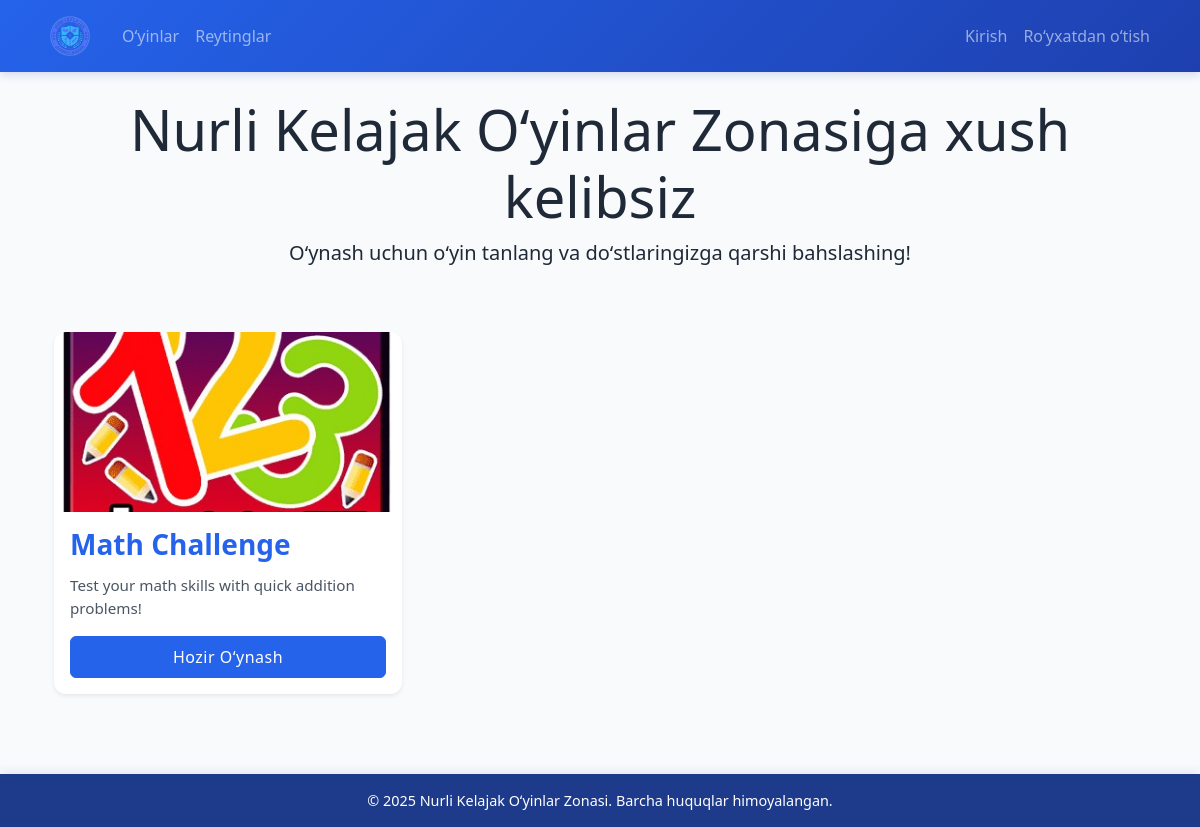
The app's page /, older data.
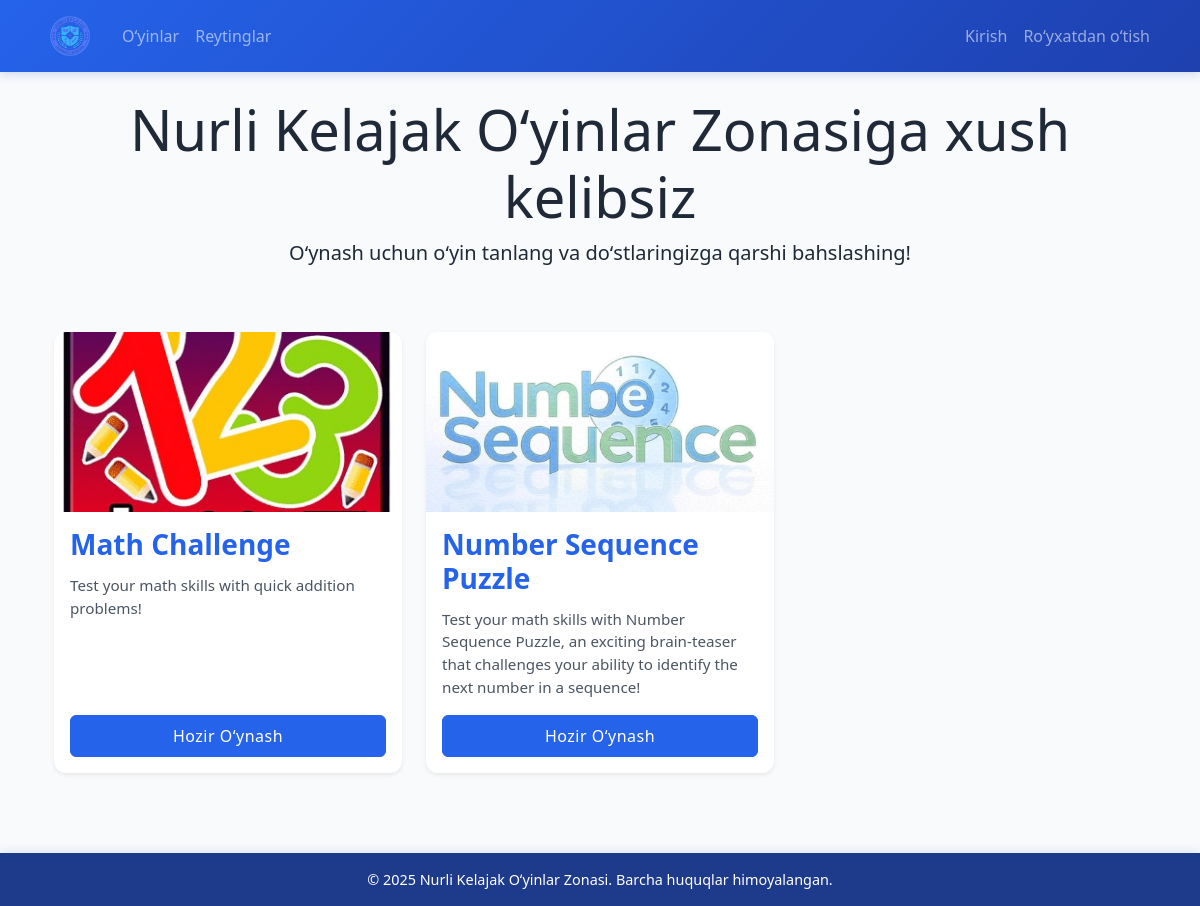
The same page, newer data.
### games/models.py (models this page shows, shortened)
class Game(models.Model):
    name = models.CharField(max_length=100)
    slug = models.SlugField(unique=True)
    description = models.TextField()
    image = models.ImageField(
        upload_to=game_image_upload_path,
        null=True,
        blank=True,
        help_text="Upload game cover image (optimal size: 800x600px)"
    )
    is_active = models.BooleanField(default=True)

### games/views.py (the view)
# urls.py: path('', views.home, name='home'),
def home(request):
    games = Game.objects.filter(is_active=True)
    return render(request, 'games/home.html', {'games': games})

### games/templates/games/home.html (shortened to what this page needs)
{% extends "base.html" %}
{% load static %}
{% block content %}
<div class="container">
    <div class="row mb-5">
        <div class="col-12 text-center">
            <h1 class="display-4">Nurli Kelajak Oʻyinlar Zonasiga xush kelibsiz</h1>
            <p class="lead">Oʻynash uchun oʻyin tanlang va doʻstlaringizga qarshi bahslashing!</p>
        </div>
    </div>
    <div class="row">
        {% for game in games %}
        <div class="col-md-6 col-lg-4 mb-4">
            <div class="game-card card h-100 shadow-sm">
                {% if game.image %}
                    <img src="{{ game.image.url }}" class="game-card-img card-img-top" alt="{{ game.name }}">
                {% else %}
                    <div class="game-card-img-placeholder card-img-top bg-light d-flex align-items-center justify-content-center">
                        <i class="fas fa-gamepad fa-4x text-muted"></i>
                    </div>
                {% endif %}
                <div class="card-body d-flex flex-column">
                    <h3 class="game-card-title card-title">{{ game.name }}</h3>
                    <p class="game-card-description card-text flex-grow-1">{{ game.description }}</p>
                    <a href="{% url 'games:game_detail' game.slug %}" class="btn btn-primary w-100 mt-auto">Hozir Oʻynash</a>
                </div>
            </div>
        </div>
        {% empty %}
        <div class="col-12">
            <div class="alert alert-info text-center">
                Hozircha mavjud oʻyinlar yoʻq. Tez orada yana tekshiring!
            </div>
        </div>
        {% endfor %}
    </div>
</div>
{% endblock %}

### templates/base.html (shortened to what this page needs)
{% load static %}
<!DOCTYPE html>
<html lang="uz">
<head>
    <link href="https://cdn.jsdelivr.net/npm/bootstrap@5.3.0/dist/css/bootstrap.min.css" rel="stylesheet">
    <link rel="stylesheet" href="https://cdnjs.cloudflare.com/ajax/libs/font-awesome/6.0.0/css/all.min.css">
    <link rel="stylesheet" href="{% static 'css/styles.css' %}">
</head>
<body>
    <nav class="navbar navbar-expand-lg navbar-dark">
        <div class="container">
            <a class="navbar-brand" href="{% url 'games:home' %}">
                <img src="{% static 'images/logo.png' %}" alt="Nurli Kelajak Oʻyinlar Zonasi Logotipi" onerror="console.error('Failed to load logo at {% static 'images/logo.png' %}. Check static file path or run collectstatic.')">
            </a>
            <div class="collapse navbar-collapse" id="navbarNav">
                <ul class="navbar-nav me-auto">
                    <li class="nav-item">
                        <a href="{% url 'games:home' %}" class="nav-link">Oʻyinlar</a>
                    </li>
                    <li class="nav-item">
                        <a class="nav-link" href="{% url 'leaderboard:leaderboards_home' %}">Reytinglar</a>
                    </li>
                </ul>
                <ul class="navbar-nav">
                    {% if user.is_authenticated %}
                    <li class="nav-item dropdown">
                        <a class="nav-link dropdown-toggle" href="#" id="navbarDropdown" role="button" data-bs-toggle="dropdown">
                            <i class="fas fa-user-circle me-1"></i> {{ user.username }}
                        </a>
                        <ul class="dropdown-menu">
                            <li><a class="dropdown-item" href="{% url 'accounts:profile' %}">
                                <i class="fas fa-user me-2"></i>Profil
                            </a></li>
                            <li><a class="dropdown-item" href="{% url 'accounts:change_password' %}">
                                <i class="fas fa-key me-2"></i>Parolni oʻzgartirish
                            </a></li>
                            <li><hr class="dropdown-divider"></li>
                            <li>
                                <form class="logout-form" action="{% url 'logout' %}" method="post">
                                    {% csrf_token %}
                                    <button type="submit" class="dropdown-item">
                                        <i class="fas fa-sign-out-alt me-2"></i> Chiqish
                                    </button>
                                </form>
                            </li>
                        </ul>
                    </li>
                    {% else %}
                    <li class="nav-item">
                        <a class="nav-link" href="{% url 'login' %}">Kirish</a>
                    </li>
                    <li class="nav-item">
                        <a class="nav-link" href="{% url 'accounts:signup' %}">Roʻyxatdan oʻtish</a>
                    </li>
                    {% endif %}
                </ul>
            </div>
        </div>
    </nav>
    <main class="container my-4">
        {% block content %}{% endblock %}
    </main>
    <footer class="py-3">
        <div class="container text-center">
            <p class="mb-0">© {% now "Y" %} Nurli Kelajak Oʻyinlar Zonasi. Barcha huquqlar himoyalangan.</p>
        </div>
    </footer>
</body>
</html>

### static/css/styles.css (style rules this page uses)
:root { --primary-color: #2563EB; --secondary-color: #1E40AF; --accent-color: #FFFFFF; --background-color: #F8FAFC; --text-color: #1F2937; --correct-color: #10B981; --wrong-color: #EF4444; --glow-color: #BFDBFE; --time-added-color: #0EA5E9; --footer-color: #1E3A8A; --card-shadow: 0 4px 6px rgba(37, 99, 235, 0.1); --hover-shadow: 0 10px 15px rgba(37, 99, 235, 0.2); }
body { background-color: var(--background-color); color: var(--text-color); min-height: 100vh; display: flex; flex-direction: column; font-family: 'Segoe UI', Tahoma, Geneva, Verdana, sans-serif; }
.navbar { background: linear-gradient(135deg, var(--primary-color), var(--secondary-color)); box-shadow: 0 2px 10px rgba(30, 64, 175, 0.2); padding: 0.5rem 0; }
.navbar-brand { font-weight: bold; font-size: 1.5rem; display: flex; align-items: center; }
.navbar-brand img { height: 40px; width: auto; transition: transform 0.3s ease; }
.nav-link { font-weight: 500; padding: 0.5rem 1rem; border-radius: 0.25rem; transition: all 0.2s ease; }
.game-card { transition: transform 0.3s ease, box-shadow 0.3s ease; border: none; border-radius: 12px; overflow: hidden; background-color: var(--accent-color); box-shadow: var(--card-shadow); }
.game-card-img { height: 180px; object-fit: cover; width: 100%; transition: transform 0.3s ease; }
.game-card-title { color: var(--primary-color); margin-bottom: 0.75rem; font-weight: 600; }
.game-card-description { color: #4B5563; font-size: 0.95rem; line-height: 1.5; }
.btn-primary { background-color: var(--primary-color); border-color: var(--primary-color); font-weight: 500; letter-spacing: 0.5px; padding: 0.5rem 1.25rem; transition: all 0.2s ease; }
main { flex: 1; padding-bottom: 2rem; }
footer { background-color: var(--footer-color); color: var(--accent-color); padding: 1.5rem 0; margin-top: auto; box-shadow: 0 -2px 10px rgba(30, 58, 138, 0.1); }
footer p { margin: 0; font-size: 0.9rem; }

### templates/base.html (style rules this page uses)
.navbar-brand img { height: 40px; width: auto; vertical-align: middle; display: inline-block; background-color: transparent; transition: transform 0.3s ease; }
.navbar-brand { line-height: 1; padding: 0.5rem; }

Row changes from the older to the newer data that the page shows:
added Game: image (picture), name "Number Sequence Puzzle", description "Test your math skills with Number Sequence Puzzle, an exciting brain-teaser that challenges your ability to identify the next number in a sequence!"
